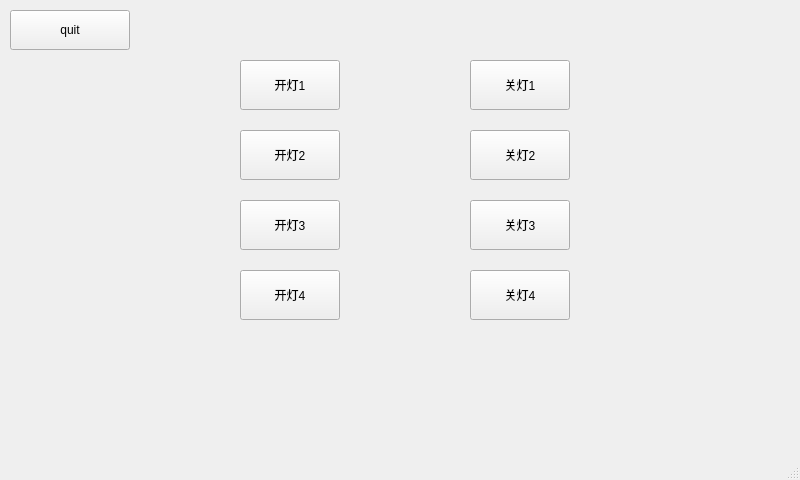
<?xml version="1.0" encoding="UTF-8"?>
<ui version="4.0">
 <class>LedWindow</class>
 <widget class="QMainWindow" name="LedWindow">
  <property name="geometry">
   <rect>
    <x>0</x>
    <y>0</y>
    <width>800</width>
    <height>480</height>
   </rect>
  </property>
  <property name="windowTitle">
   <string>MainWindow</string>
  </property>
  <property name="styleSheet">
   <string notr="true">*
{
	font: 14pt &quot;微软雅黑&quot;;
}</string>
  </property>
  <widget class="QWidget" name="centralwidget">
   <widget class="QPushButton" name="pushButton">
    <property name="geometry">
     <rect>
      <x>240</x>
      <y>60</y>
      <width>100</width>
      <height>50</height>
     </rect>
    </property>
    <property name="text">
     <string>开灯1</string>
    </property>
   </widget>
   <widget class="QPushButton" name="pushButton_2">
    <property name="geometry">
     <rect>
      <x>240</x>
      <y>130</y>
      <width>100</width>
      <height>50</height>
     </rect>
    </property>
    <property name="text">
     <string>开灯2</string>
    </property>
   </widget>
   <widget class="QPushButton" name="pushButton_3">
    <property name="geometry">
     <rect>
      <x>240</x>
      <y>200</y>
      <width>100</width>
      <height>50</height>
     </rect>
    </property>
    <property name="text">
     <string>开灯3</string>
    </property>
   </widget>
   <widget class="QPushButton" name="pushButton_4">
    <property name="geometry">
     <rect>
      <x>240</x>
      <y>270</y>
      <width>100</width>
      <height>50</height>
     </rect>
    </property>
    <property name="text">
     <string>开灯4</string>
    </property>
   </widget>
   <widget class="QPushButton" name="pushButton_5">
    <property name="geometry">
     <rect>
      <x>470</x>
      <y>60</y>
      <width>100</width>
      <height>50</height>
     </rect>
    </property>
    <property name="text">
     <string>关灯1</string>
    </property>
   </widget>
   <widget class="QPushButton" name="pushButton_6">
    <property name="geometry">
     <rect>
      <x>470</x>
      <y>130</y>
      <width>100</width>
      <height>50</height>
     </rect>
    </property>
    <property name="text">
     <string>关灯2</string>
    </property>
   </widget>
   <widget class="QPushButton" name="pushButton_7">
    <property name="geometry">
     <rect>
      <x>470</x>
      <y>270</y>
      <width>100</width>
      <height>50</height>
     </rect>
    </property>
    <property name="text">
     <string>关灯4</string>
    </property>
   </widget>
   <widget class="QPushButton" name="pushButton_8">
    <property name="geometry">
     <rect>
      <x>470</x>
      <y>200</y>
      <width>100</width>
      <height>50</height>
     </rect>
    </property>
    <property name="text">
     <string>关灯3</string>
    </property>
   </widget>
   <widget class="QPushButton" name="pushButton_9">
    <property name="geometry">
     <rect>
      <x>10</x>
      <y>10</y>
      <width>120</width>
      <height>40</height>
     </rect>
    </property>
    <property name="text">
     <string>quit</string>
    </property>
   </widget>
  </widget>
  <widget class="QMenuBar" name="menubar">
   <property name="geometry">
    <rect>
     <x>0</x>
     <y>0</y>
     <width>800</width>
     <height>31</height>
    </rect>
   </property>
  </widget>
  <widget class="QStatusBar" name="statusbar"/>
 </widget>
 <resources/>
 <connections/>
</ui>
